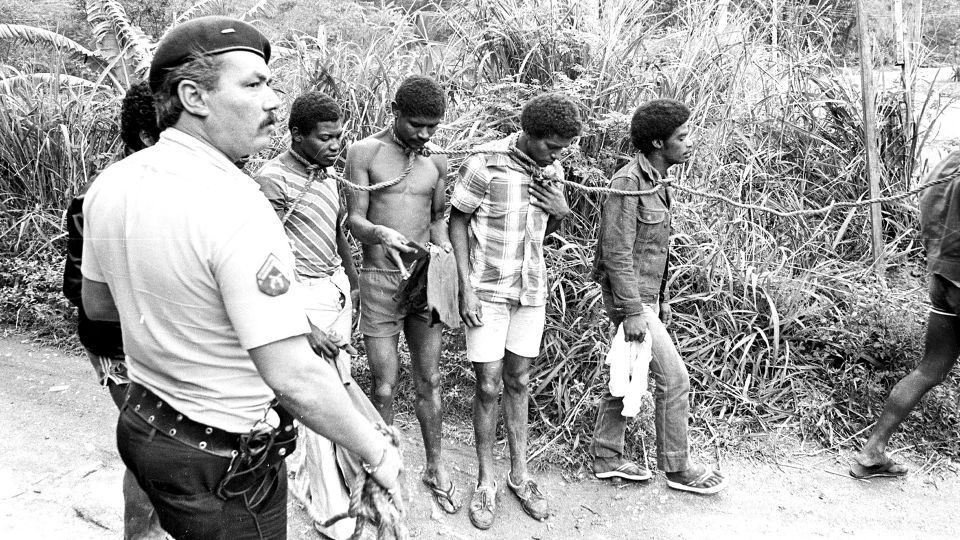
#> input picture media/Fotos_001.JPG, 1920 x 1080 px, found by its file name (shown at 1/2 size); the run also reads 1 picture not shown here
$ python blinkExperience.py
#> lines starting #> are read from the running program, lines starting #| are printed output that depends on the picture; after the words box and inside, x2 and y2 are one past the last pixel; in counts of white or black regions, pixels touching at a corner belong together; pictures that were not available may be replaced by others from this repository, and a replacement may not be noted
import cv2
import numpy as np
import matplotlib.pyplot as plt
import os
import random
import time
from datetime import datetime

##################### Images sources #####################
video = cv2.VideoCapture('media\\video.avi')

images = [cv2.imread('media\\' + s,cv2.IMREAD_GRAYSCALE) for s in os.listdir('media') if s.endswith('.JPG')]
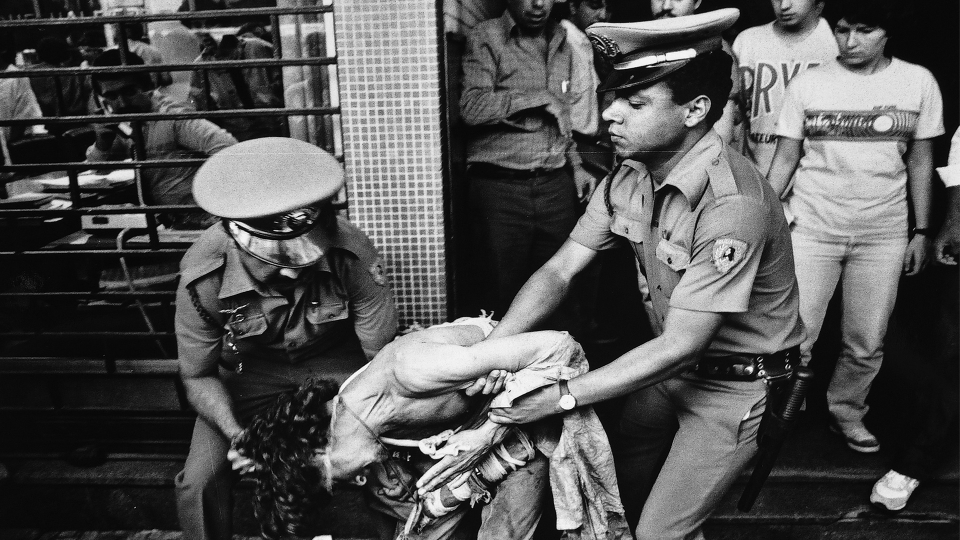
#> input picture media/Fotos_002.JPG, 1919 x 1080 px, found by its file name (shown at 1/2 size)
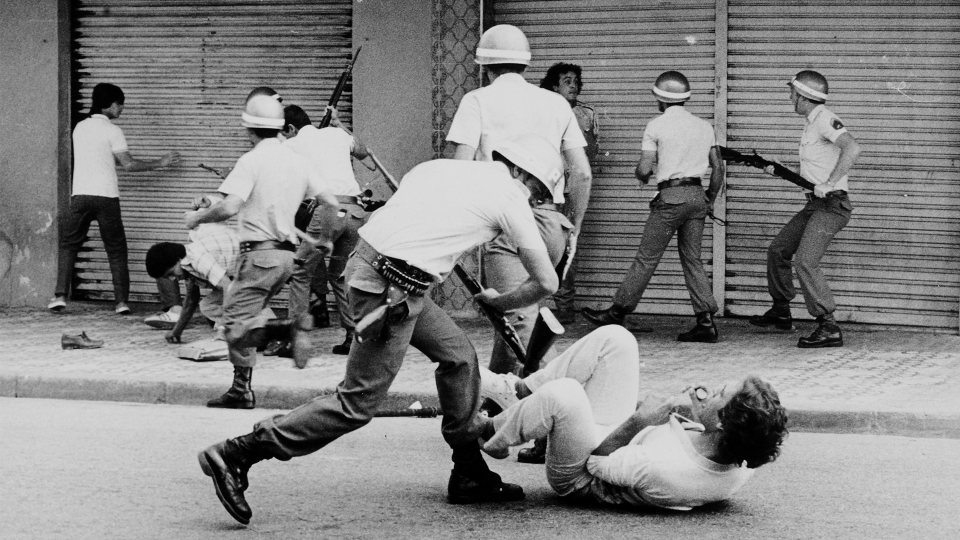
#> input picture media/Fotos_003.JPG, 1920 x 1080 px, found by its file name (shown at 1/2 size)
#> images = 3 items

print(images)
#> (printed output is left out)

cap = cv2.VideoCapture(0)
eye_cascade = cv2.CascadeClassifier('haarcascade_eye.xml')

## Image Window fullscreen
cv2.namedWindow("video", cv2.WND_PROP_FULLSCREEN)
cv2.setWindowProperty("video",cv2.WND_PROP_FULLSCREEN,cv2.WINDOW_FULLSCREEN)
#########################################################:

############## Global Variables #########
debug = False
rotate = False

scale = 1.5
eyes_state = True # Open
threshold = 1
blink_time_limit = 0.3
time_among_blinks_limit = 0.2

eyes_close_initial_time = datetime.now()
eyes_open_initial_time = datetime.now()
last_blink_time = datetime.now()
num_blinks = 0

filter_window = 5
delay_short = 0.5
delay_medium = 2*delay_short
delay_long = 3*delay_short
delay = [delay_short, delay_medium, delay_long]

list_index = []
list_delay = []
#########################################

def drawMask(cap, x1,y1,x2,y2):
#> called with x1 = 200, y1 = 400, x2 = 900, y2 = 600
	ret, img = cap.read()
	img = cv2.resize(img,None,fx=scale, fy=scale, interpolation = cv2.INTER_LINEAR)
#> img: shape (1080, 1440, 3)
	rows,cols,channels = img.shape
#> rows = 1080; cols = 1440; channels = 3
	mask_eyes = np.zeros((rows,cols), np.uint8)
	cv2.rectangle(mask_eyes, (x1,y1),(x2, y2),(255,255,255),-1)
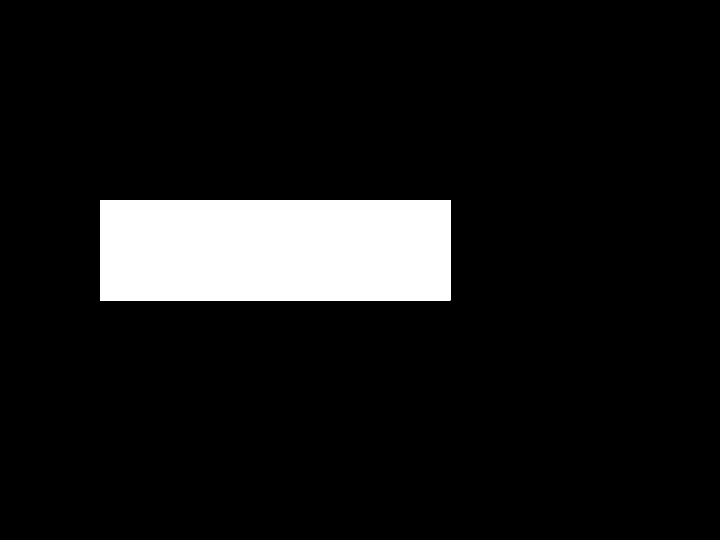
#> mask_eyes: shape (1080, 1440) (shown at 1/2 size); 9.1% white; 1 white region, box (x1, y1, x2, y2) and area: (200, 400, 901, 601) 140901
	return mask_eyes

def throwImages(blinks):
	if blinks == 1:
		cv2.imshow("video",images[0])
		time.sleep(delay[0])
		random.shuffle(delay)
	else:
		if blinks == 2:
			list_images = [images[0], images[0]]
			list_delay = [delay_short, delay_medium]
		if blinks == 3:
			list_images = [images[0], images[0], images[1]]
			list_delay = [delay_short, delay_short, delay_medium]
		if blinks == 4:
			list_images = [images[0], images[0], images[1], images[1]]
			list_delay = [delay_short, delay_short, delay_short, delay_short]
		if blinks == 5:
			list_images = [images[0], images[0], images[0], images[1], images[1]]
			list_delay = [delay_short, delay_short, delay_short, delay_short, delay_short]
		if blinks == 6:
			list_images = [images[0], images[0], images[1], images[1], images[1], images[2]]
			list_delay = [delay_short, delay_short, delay_short, delay_short, delay_short, delay_medium]
		for i in range(0,blinks - 1):
			cv2.imshow("video",list_images[i])
			print(list_delay[i])
			time.sleep(list_delay[i])
	random.shuffle(images)

def plotGraph(value,ydata, line):
	ydata.append(value)
	del ydata[0]
	line.set_xdata(np.arange(len(ydata)))
	line.set_ydata(ydata)
	plt.pause(0.0000001)

if __name__ == "__main__":
	##### Plot parameters ###############
	if debug == True:
		plt.ion() # set plot to animated
		max_y = 3
		plt.ylim([0,max_y]) # set the y-range to 10 to 40
		ydata = [0] * 50
		line, = plt.plot(ydata)
	#####################################

	mask_eyes = drawMask(cap,200,400,900,600)

	########## Main Loop #################
	while True:
		############ Play Video ###########
		ret_video, frame = video.read()
		cv2.imshow('video',frame)
		###################################

		############ Image Treatment ######
		ret_cap, img = cap.read()
		gray = cv2.cvtColor(img, cv2.COLOR_BGR2GRAY)

		#gray = cv2.bitwise_and(gray, gray, mask=mask_eyes) # Apply mask to only get interested image

		gray = cv2.resize(gray,None,fx=scale, fy=scale, interpolation = cv2.INTER_LINEAR)
#> gray: shape (1080, 1440)
		gray = cv2.medianBlur(gray,5)
		## Rotate image (only because camera in my application is upside down) ##
		if rotate == True:
			rows, cols = gray.shape
			M = cv2.getRotationMatrix2D((cols/2, rows/2),180,1)
			gray = cv2.warpAffine(gray, M, (cols,rows))
		##
		###################################

		############ Eyes detection #######
		eyes = eye_cascade.detectMultiScale(gray,1.3,15)
#> eyes = ()
		y_val = len(eyes)
#> y_val = 0
		###################################

		############ Blink test ###########
		if(y_val == 0): #Both eyes are closed
			if (eyes_state == True):
				eyes_close_initial_time = datetime.now()
				eyes_state = False
		else:
			if (eyes_state == True):
				if ((datetime.now() - last_blink_time).total_seconds() > time_among_blinks_limit and num_blinks != 0): # No su
					throwImages(num_blinks)
					num_blinks = 0

			if (eyes_state == False):
				eyes_open_time = datetime.now()
				blink_time = (eyes_open_time - eyes_close_initial_time).total_seconds()
				if (blink_time < blink_time_limit): # blinked
					num_blinks += 1
				else: # The eyes stayed closed to much time - not blink
					num_blinks = 0

				eyes_state = True
				last_blink_time = eyes_open_time
		###################################

		############ DEBUG ################
		if debug == True:
			plotGraph(y_val, ydata, line)
			pass

		if debug == True:
			cv2.imshow('img',gray)
			pass
		###################################

		# Press q to exit program
		if cv2.waitKey(1) & 0xFF == ord('q'):
#> (key q is pressed here)
			break
		######################################

	cv2.waitKey(0)
	cap.release()
	cv2.destroyAllWindows()
